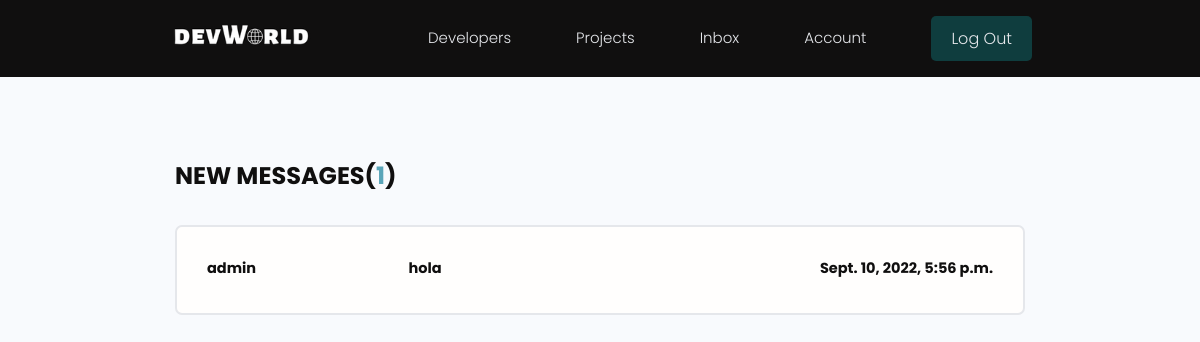
/inbox/ (signed in), run on an earlier commit of the app's database.
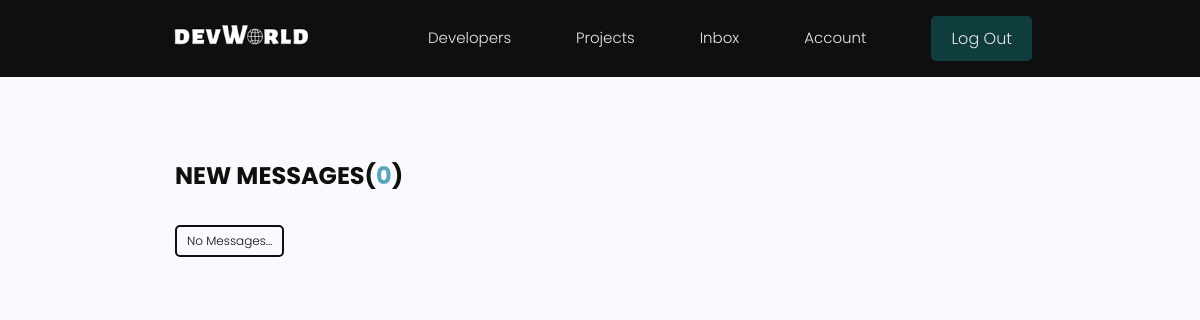
And on a later commit of the database.
### users/models.py (models this page shows, shortened)
class Message(models.Model):
    sender = models.ForeignKey(Profile, on_delete=models.SET_NULL, blank=True, null=True)
    recipient = models.ForeignKey(Profile, on_delete=models.SET_NULL, blank=True, null=True, related_name='messages')
    name = models.CharField(max_length=200, null=True, blank=True)
    email = models.EmailField(max_length=200, null=True, blank=True)
    subject = models.CharField(max_length=250, null=True, blank=True)
    body = models.TextField()
    is_read = models.BooleanField(default=False, null=True)
    created = models.DateTimeField(auto_now_add=True)
    id = models.UUIDField(default=uuid.uuid4, unique=True, primary_key=True, editable=False)
    class Meta:
        ordering = ['is_read', '-created']

class Profile(models.Model):
    user = models.OneToOneField(User, on_delete=models.CASCADE, null=True, blank=True)
    name = models.CharField(max_length=200, blank=True, null=True)
    email = models.EmailField(max_length=500, blank=True, null=True)
    username = models.CharField(max_length=200, blank=True, null=True)
    location = models.CharField(max_length=200, blank=True, null=True)
    short_intro = models.CharField(max_length=200, blank=True, null=True)
    bio = models.TextField(blank=True, null=True)
    profile_image = models.ImageField(blank=True, null=True, upload_to='profiles/', default='profiles/user-default.png')
    social_github = models.CharField(max_length=200, blank=True, null=True)
    social_twitter = models.CharField(max_length=200, blank=True, null=True)
    social_linkedin = models.CharField(max_length=200, blank=True, null=True)
    social_youtube = models.CharField(max_length=200, blank=True, null=True)
    social_website = models.CharField(max_length=200, blank=True, null=True)
    created = models.DateTimeField(auto_now_add=True)
    id = models.UUIDField(default=uuid.uuid4, unique=True, primary_key=True, editable=False)
    def __str__(self):
        return str(self.user.username)
    class Meta:
        ordering = ['created']

### users/views.py (the view)
# urls.py: path('inbox/', views.inbox, name='inbox'),
@login_required(login_url='login')
def inbox(request):
    profile = request.user.profile
    userMessages = profile.messages.all()
    newMessagesLen = userMessages.filter(is_read=False).count()
    context = {'userMessages':userMessages,'newMessagesLen':newMessagesLen}
    return render(request, 'users/inbox.html', context)

### users/templates/users/inbox.html
{% extends 'main.html' %}
{% load static %}
{% block content %}
  <main class="inbox my-xl">
    <div class="content-box">
      <h3 class="inbox__title">New Messages(<span>{{ newMessagesLen }}</span>)</h3>
      {% if userMessages %}
        <ul class="messages">
          {% for message in userMessages %}
            {% if message.is_read == False %}
              <li class="message message--unread">
            {% else %}
              <li class="message">
            {% endif %}
              <a href="{% url 'message' message.id %}">
                {% if message.sender %}
                  <span class="message__author">{{ message.sender }}</span>
                {% else %}
                  <span class="message__author">{{ message.email }}</span>
                {% endif %}
                <span class="message__subject">{{ message.subject }}</span>
                <span class="message__date">{{ message.created }}</span>
              </a>
            </li>
          {% endfor %}
        </ul>
      {% else %}
      <span class="tag tag--outline">
        <small>No Messages...</small>
      </span>
      {% endif %}
    </div>
  </main>
{% endblock %}

What changed in the data, as far as the page shows it:
removed Message: sender "admin", subject "hola", created "Sept. 10, 2022, 5:56 p.m."
Also different on the page:
{{ newMessagesLen }}: "1" → "0"
text now shown: "No Messages..."
